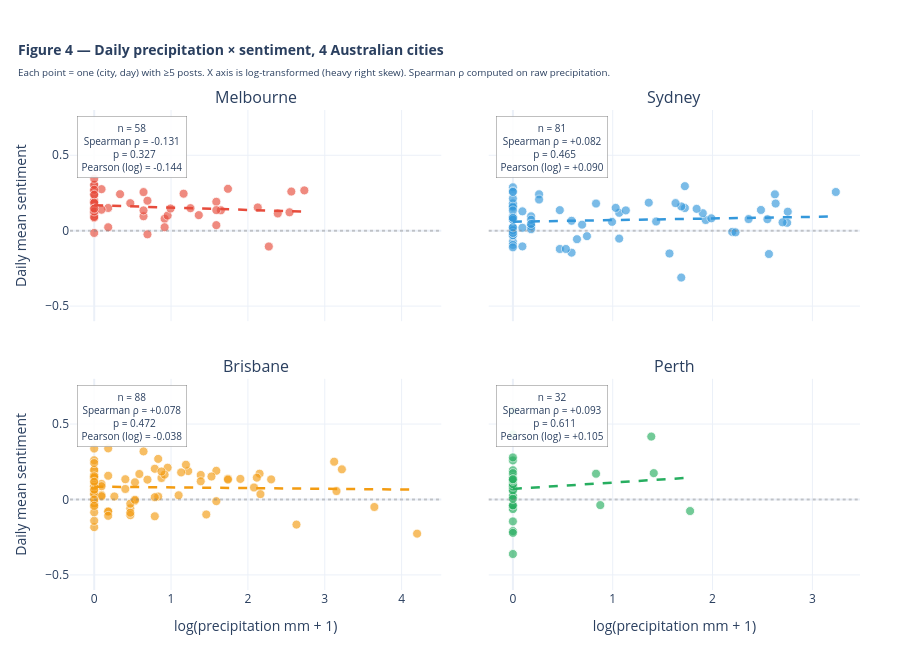

Here is the notebook cell this chart was saved with:
### Markdown cell above
## 1.5 Precipitation × Sentiment per city

We now examine the second weather variable: precipitation. Because 
daily precipitation is heavily right-skewed (most days = 0 mm, occasional 
large rain events), we apply a `log(1 + mm)` transformation for 
visualization. Spearman ρ is invariant to monotonic transformations, so 
correlation values are unchanged.

### Code cell
"""Figure 4 — Precipitation × sentiment, 4 cities."""

fig = make_subplots(
    rows=2, cols=2,
    subplot_titles=dl.CITIES,
    shared_yaxes=True,
    shared_xaxes=True,
    horizontal_spacing=0.06,
    vertical_spacing=0.12,
)

precip_stats = {}

for idx, city in enumerate(dl.CITIES):
    row = idx // 2 + 1
    col = idx % 2 + 1
    
    sub = city_joined[city_joined["city"] == city]
    
    if len(sub) < 3:
        precip_stats[city] = f"n={len(sub)} (insufficient)"
        continue
    
    x = sub["precip_log"].values
    y = sub["mean_sentiment"].values
    raw_precip = sub[PRECIP_FIELD].values
    color_hex = dl.COLORS[city]
    
    # Scatter (city color, opacity reflects raw precip magnitude)
    fig.add_trace(
        go.Scatter(
            x=x, y=y,
            mode="markers",
            marker=dict(
                color=color_hex,
                size=9, opacity=0.65,
                line=dict(color="white", width=0.8),
            ),
            name=city,
            showlegend=False,
            customdata=np.stack([
                sub["day"].dt.strftime("%Y-%m-%d"),
                raw_precip,
                sub["n_posts"],
            ], axis=-1),
            hovertemplate=(
                f"<b>{city}</b><br>"
                "%{customdata[0]}<br>"
                "Precip: %{customdata[1]:.1f} mm "
                "(log = %{x:.2f})<br>"
                "Sentiment: %{y:.3f}<br>"
                "Posts: %{customdata[2]}<extra></extra>"
            ),
        ),
        row=row, col=col,
    )
    
    # Linear fit (in log space)
    if len(x) >= 5:
        slope, intercept = np.polyfit(x, y, 1)
        x_line = np.linspace(x.min(), x.max(), 50)
        fig.add_trace(
            go.Scatter(
                x=x_line, y=slope * x_line + intercept,
                mode="lines",
                line=dict(color=color_hex, width=2.5, dash="dash"),
                showlegend=False,
                hoverinfo="skip",
            ),
            row=row, col=col,
        )
        
        # Spearman (on raw, log-invariant)
        rho, p_val = stats.spearmanr(raw_precip, y)
        pearson_r, _ = stats.pearsonr(x, y)  # log version
        annotation = (f"n = {len(sub)}<br>"
                      f"Spearman ρ = {rho:+.3f}<br>"
                      f"  p = {p_val:.3f}<br>"
                      f"Pearson (log) = {pearson_r:+.3f}")
        precip_stats[city] = annotation
        
        fig.add_annotation(
            text=annotation,
            xref=f"x{idx+1} domain" if idx > 0 else "x domain",
            yref=f"y{idx+1} domain" if idx > 0 else "y domain",
            x=0.02, y=0.97,
            xanchor="left", yanchor="top",
            showarrow=False,
            font=dict(size=10),
            bgcolor="rgba(255,255,255,0.9)",
            bordercolor="gray", borderwidth=0.5, borderpad=4,
            row=row, col=col,
        )

# Zero line + axes
for r_idx in range(1, 3):
    for c_idx in range(1, 3):
        fig.add_hline(y=0, line_dash="dot", line_color="gray", opacity=0.4,
                      row=r_idx, col=c_idx)
        fig.update_yaxes(range=[-0.6, 0.8], row=r_idx, col=c_idx)

fig.update_yaxes(title_text="Daily mean sentiment", row=1, col=1)
fig.update_yaxes(title_text="Daily mean sentiment", row=2, col=1)
fig.update_xaxes(title_text="log(precipitation mm + 1)", row=2, col=1)
fig.update_xaxes(title_text="log(precipitation mm + 1)", row=2, col=2)

fig.update_layout(
    title=dict(
        text="<b>Figure 4 — Daily precipitation × sentiment, 4 Australian cities</b><br>"
             "<sub>Each point = one (city, day) with ≥5 posts. "
             "X axis is log-transformed (heavy right skew). "
             "Spearman ρ computed on raw precipitation.</sub>",
        x=0.02, font=dict(size=14),
    ),
    template="plotly_white",
    height=650,
    margin=dict(t=110, b=60, l=70, r=40),
)
fig.show()
save_fig_plotly(fig, "rq1_fig4_precipitation_sentiment_per_city", width=1400, height=650)

# Summary
print("\n=== Spearman ρ per city: Precipitation × Sentiment ===")
for city in dl.CITIES:
    print(f"\n  {city}:")
    print(f"    {precip_stats.get(city, 'no data')}")

### Figure 1 — Plotly figure (JSON) as saved in the notebook; plotly's stock layout.template omitted (floating-point values rounded to 4 significant figures; data arrays with more than 128 entries replaced by an {"elided": "..."} marker saying what was removed)
{"data": [{"customdata": {"elided": "58x3 mixed values"}, "hovertemplate": "<b>Melbourne</b><br>%{customdata[0]}<br>Precip: %{customdata[1]:.1f} mm (log = %{x:.2f})<br>Sentiment: %{y:.3f}<br>Posts: %{customdata[2]}<extra></extra>", "marker": {"color": "#e74c3c", "line": {"color": "white", "width": 0.8}, "opacity": 0.65, "size": 9}, "mode": "markers", "name": "Melbourne", "showlegend": false, "type": "scatter", "x": [0, 0, 2.389, 0.9163, 0, 0.9555, 0, 0.1823, 0, 0, 1.589, 2.272, 2.542, 2.128, 2.565, 1.163, 0, 0, 0, 0, 0.9933, 0, 0, 2.734, 1.361, 0.9163, 1.253, 1.649, 0.47, 0.1823, 0.6419, 0, 0.6419, 1.589, 0.3365, 0.09531, 0, 0, 0, 0, 0, 0, 0, 0, 0, 0, 0, 0, 1.589, 1.74, 0.6931, 0.6931, 0.6419, 0, 0, 0, 0.09531, 0], "xaxis": "x", "y": [0.2435, 0.2687, 0.1143, 0.07897, 0.1445, 0.1001, -0.01502, 0.1505, 0.1317, 0.1007, 0.1916, -0.1049, 0.1219, 0.154, 0.2593, 0.2452, 0.2638, 0.09846, 0.304, 0.3033, 0.1471, 0.1877, 0.2012, 0.2671, 0.1031, 0.02288, 0.1495, 0.135, 0.1822, 0.02259, 0.2559, 0.1957, 0.09559, 0.1365, 0.242, 0.2753, 0.3443, 0.1536, 0.2412, 0.1412, 0.1117, 0.111, 0.1214, 0.2711, 0.1849, 0.2376, 0.08536, 0.1852, 0.03677, 0.2776, -0.02417, 0.1986, 0.1346, 0.09063, 0.1457, 0.128, 0.139, 0.1462], "yaxis": "y"}, {"hoverinfo": "skip", "line": {"color": "#e74c3c", "dash": "dash", "width": 2.5}, "mode": "lines", "showlegend": false, "type": "scatter", "x": [0, 0.0558, 0.1116, 0.1674, 0.2232, 0.279, 0.3348, 0.3906, 0.4464, 0.5022, 0.558, 0.6138, 0.6696, 0.7254, 0.7812, 0.8371, 0.8929, 0.9487, 1.004, 1.06, 1.116, 1.172, 1.228, 1.283, 1.339, 1.395, 1.451, 1.507, 1.562, 1.618, 1.674, 1.73, 1.786, 1.842, 1.897, 1.953, 2.009, 2.065, 2.121, 2.176, 2.232, 2.288, 2.344, 2.4, 2.455, 2.511, 2.567, 2.623, 2.679, 2.734], "xaxis": "x", "y": [0.1686, 0.1677, 0.1668, 0.166, 0.1651, 0.1643, 0.1634, 0.1625, 0.1617, 0.1608, 0.1599, 0.1591, 0.1582, 0.1574, 0.1565, 0.1556, 0.1548, 0.1539, 0.153, 0.1522, 0.1513, 0.1505, 0.1496, 0.1487, 0.1479, 0.147, 0.1461, 0.1453, 0.1444, 0.1436, 0.1427, 0.1418, 0.141, 0.1401, 0.1392, 0.1384, 0.1375, 0.1367, 0.1358, 0.1349, 0.1341, 0.1332, 0.1323, 0.1315, 0.1306, 0.1298, 0.1289, 0.128, 0.1272, 0.1263], "yaxis": "y"}, {"customdata": {"elided": "81x3 mixed values"}, "hovertemplate": "<b>Sydney</b><br>%{customdata[0]}<br>Precip: %{customdata[1]:.1f} mm (log = %{x:.2f})<br>Sentiment: %{y:.3f}<br>Posts: %{customdata[2]}<extra></extra>", "marker": {"color": "#3498db", "line": {"color": "white", "width": 0.8}, "opacity": 0.65, "size": 9}, "mode": "markers", "name": "Sydney", "showlegend": false, "type": "scatter", "x": [0.5878, 0.09531, 0.7419, 1.932, 0.47, 0, 0.47, 2.754, 2.625, 1.065, 0.9933, 1.686, 0.5306, 0.2624, 1.902, 0.1823, 2.197, 3.235, 2.361, 2.23, 0, 0.1823, 1.723, 0, 0, 0, 1.686, 2.747, 2.632, 1.629, 2.549, 0.1823, 1.435, 0.5878, 0.1823, 2.701, 2.565, 0, 0, 0.1823, 0, 0, 0, 0.6419, 1.988, 1.569, 1.065, 0, 0, 0, 0, 0.2624, 0, 0, 0, 0, 0, 1.361, 0, 0, 0, 1.723, 0.6931, 0, 0.1823, 0, 0, 0, 0, 0, 0.09531, 0, 0.09531, 0, 0, 0, 0.8329, 1.841, 2.485, 1.131, 1.03], "xaxis": "x2", "y": [-0.1457, -0.1042, -0.03624, 0.07062, 0.1363, 0.09527, -0.1213, 0.1259, 0.2409, 0.1186, 0.05858, -0.3107, -0.1211, 0.2413, 0.116, 0.03426, -0.007938, 0.2565, 0.07707, -0.0109, 0.2877, 0.09521, 0.1501, 0.07701, 0.2615, 0.01738, 0.1608, 0.05226, 0.1801, 0.1829, 0.0765, 0.03014, 0.06099, 0.06562, 0.07276, 0.05531, -0.1546, -0.02351, -0.07315, 0.009819, 0.1694, 0.02355, -0.02835, -0.05642, 0.08199, -0.1511, -0.05258, 0.01909, -0.03037, -0.0946, 0.1692, 0.2064, -0.01267, 0.09283, 0.09144, -0.0005583, 0.0052, 0.1857, 0.08135, 0.181, -0.01533, 0.2951, 0.03988, 0.08516, 0.04468, -0.1106, 0.1524, 0.2133, 0.02207, 0.2569, 0.128, 0.07223, 0.01922, 0.1598, 0.1341, 0.08525, 0.18, 0.1447, 0.1374, 0.1345, 0.1512], "yaxis": "y2"}, {"hoverinfo": "skip", "line": {"color": "#3498db", "dash": "dash", "width": 2.5}, "mode": "lines", "showlegend": false, "type": "scatter", "x": [0, 0.06602, 0.132, 0.198, 0.2641, 0.3301, 0.3961, 0.4621, 0.5281, 0.5941, 0.6602, 0.7262, 0.7922, 0.8582, 0.9242, 0.9902, 1.056, 1.122, 1.188, 1.254, 1.32, 1.386, 1.452, 1.518, 1.584, 1.65, 1.716, 1.782, 1.848, 1.914, 1.98, 2.046, 2.112, 2.179, 2.245, 2.311, 2.377, 2.443, 2.509, 2.575, 2.641, 2.707, 2.773, 2.839, 2.905, 2.971, 3.037, 3.103, 3.169, 3.235], "xaxis": "x2", "y": [0.0595, 0.06021, 0.06091, 0.06162, 0.06233, 0.06304, 0.06374, 0.06445, 0.06516, 0.06586, 0.06657, 0.06728, 0.06799, 0.06869, 0.0694, 0.07011, 0.07081, 0.07152, 0.07223, 0.07294, 0.07364, 0.07435, 0.07506, 0.07576, 0.07647, 0.07718, 0.07789, 0.07859, 0.0793, 0.08001, 0.08071, 0.08142, 0.08213, 0.08284, 0.08354, 0.08425, 0.08496, 0.08566, 0.08637, 0.08708, 0.08779, 0.08849, 0.0892, 0.08991, 0.09061, 0.09132, 0.09203, 0.09274, 0.09344, 0.09415], "yaxis": "y2"}, {"customdata": {"elided": "88x3 mixed values"}, "hovertemplate": "<b>Brisbane</b><br>%{customdata[0]}<br>Precip: %{customdata[1]:.1f} mm (log = %{x:.2f})<br>Sentiment: %{y:.3f}<br>Posts: %{customdata[2]}<extra></extra>", "marker": {"color": "#f39c12", "line": {"color": "white", "width": 0.8}, "opacity": 0.65, "size": 9}, "mode": "markers", "name": "Brisbane", "showlegend": false, "type": "scatter", "x": [0, 0, 0, 0, 0.1823, 0.1823, 2.632, 0.7885, 1.224, 3.122, 2.303, 3.223, 0.4055, 0.09531, 0, 0.09531, 0, 0.47, 0.7885, 1.099, 3.645, 1.386, 0.8329, 0.4055, 0, 0.5306, 2.152, 4.202, 3.153, 0.1823, 0, 0, 1.589, 0.09531, 0, 0.6419, 0, 0.9555, 2.163, 1.131, 1.902, 0.8755, 0.5306, 0.1823, 0, 0, 0, 1.589, 0.9163, 0.2624, 1.194, 0, 0.47, 0, 0, 0, 0, 0, 0, 0, 0, 0, 0, 0, 0, 0.09531, 0, 0, 0, 0.47, 0.47, 1.459, 1.74, 0.8329, 2.079, 0.7885, 0.5306, 1.526, 1.74, 0, 0, 0, 0.1823, 0.5878, 0.6931, 1.386, 2.116, 0.8755], "xaxis": "x3", "y": [0.103, -0.04696, -0.02798, 0.1399, 0.3387, -0.0792, -0.1666, -0.1114, 0.1883, 0.2505, 0.1332, 0.1996, 0.06979, 0.103, 0.3375, 0.02918, 0.05061, -0.05868, 0.2035, 0.0278, -0.04981, 0.1626, 0.269, 0.1343, 0.2601, -0.008786, 0.1711, -0.2264, 0.0559, -0.08005, -0.1835, 0.001388, -0.01102, 0.08789, 0.1391, 0.3188, -0.1412, 0.2107, 0.03558, 0.1794, 0.1363, 0.1424, 0.1137, -0.1084, 0.0851, 0.05047, 0.03185, 0.1901, 0.1648, 0.01988, 0.2304, 0.0346, -0.1039, 0.1596, 0.1935, -0.08525, 0.0687, 0.1644, 0.03734, 0.0872, 0.06492, 0.1956, 0.1393, 0.151, 0.1226, 0.02153, 0.1438, 0.1541, -0.00075, -0.08763, -0.0277, -0.09935, 0.1377, 0.01947, 0.07951, 0.01515, -0.0017, 0.1523, 0.1318, -0.04163, 0.2412, 0.1168, 0.1571, 0.169, 0.1315, 0.1206, 0.1447, 0.1855], "yaxis": "y3"}, {"hoverinfo": "skip", "line": {"color": "#f39c12", "dash": "dash", "width": 2.5}, "mode": "lines", "showlegend": false, "type": "scatter", "x": [0, 0.08575, 0.1715, 0.2572, 0.343, 0.4287, 0.5145, 0.6002, 0.686, 0.7717, 0.8575, 0.9432, 1.029, 1.115, 1.2, 1.286, 1.372, 1.458, 1.543, 1.629, 1.715, 1.801, 1.886, 1.972, 2.058, 2.144, 2.229, 2.315, 2.401, 2.487, 2.572, 2.658, 2.744, 2.83, 2.915, 3.001, 3.087, 3.173, 3.258, 3.344, 3.43, 3.516, 3.601, 3.687, 3.773, 3.859, 3.944, 4.03, 4.116, 4.202], "xaxis": "x3", "y": [0.08478, 0.08438, 0.08399, 0.08359, 0.08319, 0.08279, 0.08239, 0.08199, 0.08159, 0.0812, 0.0808, 0.0804, 0.08, 0.0796, 0.0792, 0.07881, 0.07841, 0.07801, 0.07761, 0.07721, 0.07681, 0.07642, 0.07602, 0.07562, 0.07522, 0.07482, 0.07442, 0.07403, 0.07363, 0.07323, 0.07283, 0.07243, 0.07203, 0.07164, 0.07124, 0.07084, 0.07044, 0.07004, 0.06964, 0.06924, 0.06885, 0.06845, 0.06805, 0.06765, 0.06725, 0.06685, 0.06646, 0.06606, 0.06566, 0.06526], "yaxis": "y3"}, {"customdata": [["2026-01-29", 0, 7], ["2026-02-08", 0, 6], ["2026-02-16", 0, 5], ["2026-02-18", 0, 5], ["2026-03-02", 0, 5], ["2026-03-04", 0, 8], ["2026-03-06", 0, 8], ["2026-03-09", 0, 5], ["2026-03-12", 0, 7], ["2026-03-15", 0, 6], ["2026-03-16", 0, 5], ["2026-03-17", 0, 9], ["2026-03-19", 0, 6], ["2026-03-29", 3, 5], ["2026-04-04", 0, 6], ["2026-04-07", 0, 5], ["2026-04-09", 0, 7], ["2026-04-18", 4.9, 6], ["2026-04-19", 0, 5], ["2026-04-24", 1.4, 5], ["2026-04-28", 0, 8], ["2026-04-29", 0, 5], ["2026-05-06", 0, 45], ["2026-05-07", 0, 8], ["2026-05-08", 0, 42], ["2026-05-09", 0, 99], ["2026-05-10", 0, 95], ["2026-05-11", 0, 183], ["2026-05-12", 0, 155], ["2026-05-13", 0, 126], ["2026-05-14", 3.1, 174], ["2026-05-15", 1.3, 145]], "hovertemplate": "<b>Perth</b><br>%{customdata[0]}<br>Precip: %{customdata[1]:.1f} mm (log = %{x:.2f})<br>Sentiment: %{y:.3f}<br>Posts: %{customdata[2]}<extra></extra>", "marker": {"color": "#27ae60", "line": {"color": "white", "width": 0.8}, "opacity": 0.65, "size": 9}, "mode": "markers", "name": "Perth", "showlegend": false, "type": "scatter", "x": [0, 0, 0, 0, 0, 0, 0, 0, 0, 0, 0, 0, 0, 1.386, 0, 0, 0, 1.775, 0, 0.8755, 0, 0, 0, 0, 0, 0, 0, 0, 0, 0, 1.411, 0.8329], "xaxis": "x4", "y": [-0.05179, -0.1453, -0.06372, -0.3615, 0.2589, 0.07955, 0.0138, 0.06364, -0.04084, -0.2095, 0.02432, -0.03877, 0.09598, 0.417, 0.4319, 0.0592, 0.0042, -0.07655, 0.5885, -0.03712, 0.08614, 0.1936, 0.1471, 0.1747, -0.2212, 0.2789, 0.1019, 0.1239, 0.1322, 0.1346, 0.1747, 0.1709], "yaxis": "y4"}, {"hoverinfo": "skip", "line": {"color": "#27ae60", "dash": "dash", "width": 2.5}, "mode": "lines", "showlegend": false, "type": "scatter", "x": [0, 0.03622, 0.07245, 0.1087, 0.1449, 0.1811, 0.2173, 0.2536, 0.2898, 0.326, 0.3622, 0.3985, 0.4347, 0.4709, 0.5071, 0.5434, 0.5796, 0.6158, 0.652, 0.6882, 0.7245, 0.7607, 0.7969, 0.8331, 0.8694, 0.9056, 0.9418, 0.978, 1.014, 1.05, 1.087, 1.123, 1.159, 1.195, 1.232, 1.268, 1.304, 1.34, 1.376, 1.413, 1.449, 1.485, 1.521, 1.558, 1.594, 1.63, 1.666, 1.703, 1.739, 1.775], "xaxis": "x4", "y": [0.07019, 0.07171, 0.07323, 0.07475, 0.07627, 0.07779, 0.07931, 0.08083, 0.08235, 0.08387, 0.08539, 0.08691, 0.08843, 0.08995, 0.09147, 0.09299, 0.09451, 0.09603, 0.09755, 0.09907, 0.1006, 0.1021, 0.1036, 0.1052, 0.1067, 0.1082, 0.1097, 0.1112, 0.1128, 0.1143, 0.1158, 0.1173, 0.1188, 0.1204, 0.1219, 0.1234, 0.1249, 0.1264, 0.128, 0.1295, 0.131, 0.1325, 0.134, 0.1356, 0.1371, 0.1386, 0.1401, 0.1416, 0.1432, 0.1447], "yaxis": "y4"}], "layout": {"annotations": [{"font": {"size": 16}, "showarrow": false, "text": "Melbourne", "x": 0.235, "xanchor": "center", "xref": "paper", "y": 1, "yanchor": "bottom", "yref": "paper"}, {"font": {"size": 16}, "showarrow": false, "text": "Sydney", "x": 0.765, "xanchor": "center", "xref": "paper", "y": 1, "yanchor": "bottom", "yref": "paper"}, {"font": {"size": 16}, "showarrow": false, "text": "Brisbane", "x": 0.235, "xanchor": "center", "xref": "paper", "y": 0.44, "yanchor": "bottom", "yref": "paper"}, {"font": {"size": 16}, "showarrow": false, "text": "Perth", "x": 0.765, "xanchor": "center", "xref": "paper", "y": 0.44, "yanchor": "bottom", "yref": "paper"}, {"bgcolor": "rgba(255,255,255,0.9)", "bordercolor": "gray", "borderpad": 4, "borderwidth": 0.5, "font": {"size": 10}, "showarrow": false, "text": "n = 58<br>Spearman ρ = -0.131<br>  p = 0.327<br>Pearson (log) = -0.144", "x": 0.02, "xanchor": "left", "xref": "x domain", "y": 0.97, "yanchor": "top", "yref": "y domain"}, {"bgcolor": "rgba(255,255,255,0.9)", "bordercolor": "gray", "borderpad": 4, "borderwidth": 0.5, "font": {"size": 10}, "showarrow": false, "text": "n = 81<br>Spearman ρ = +0.082<br>  p = 0.465<br>Pearson (log) = +0.090", "x": 0.02, "xanchor": "left", "xref": "x2 domain", "y": 0.97, "yanchor": "top", "yref": "y2 domain"}, {"bgcolor": "rgba(255,255,255,0.9)", "bordercolor": "gray", "borderpad": 4, "borderwidth": 0.5, "font": {"size": 10}, "showarrow": false, "text": "n = 88<br>Spearman ρ = +0.078<br>  p = 0.472<br>Pearson (log) = -0.038", "x": 0.02, "xanchor": "left", "xref": "x3 domain", "y": 0.97, "yanchor": "top", "yref": "y3 domain"}, {"bgcolor": "rgba(255,255,255,0.9)", "bordercolor": "gray", "borderpad": 4, "borderwidth": 0.5, "font": {"size": 10}, "showarrow": false, "text": "n = 32<br>Spearman ρ = +0.093<br>  p = 0.611<br>Pearson (log) = +0.105", "x": 0.02, "xanchor": "left", "xref": "x4 domain", "y": 0.97, "yanchor": "top", "yref": "y4 domain"}], "height": 650, "margin": {"b": 60, "l": 70, "r": 40, "t": 110}, "shapes": [{"line": {"color": "gray", "dash": "dot"}, "opacity": 0.4, "type": "line", "x0": 0, "x1": 1, "xref": "x domain", "y0": 0, "y1": 0, "yref": "y"}, {"line": {"color": "gray", "dash": "dot"}, "opacity": 0.4, "type": "line", "x0": 0, "x1": 1, "xref": "x2 domain", "y0": 0, "y1": 0, "yref": "y2"}, {"line": {"color": "gray", "dash": "dot"}, "opacity": 0.4, "type": "line", "x0": 0, "x1": 1, "xref": "x3 domain", "y0": 0, "y1": 0, "yref": "y3"}, {"line": {"color": "gray", "dash": "dot"}, "opacity": 0.4, "type": "line", "x0": 0, "x1": 1, "xref": "x4 domain", "y0": 0, "y1": 0, "yref": "y4"}], "title": {"font": {"size": 14}, "text": "<b>Figure 4 — Daily precipitation × sentiment, 4 Australian cities</b><br><sub>Each point = one (city, day) with ≥5 posts. X axis is log-transformed (heavy right skew). Spearman ρ computed on raw precipitation.</sub>", "x": 0.02}, "xaxis": {"anchor": "y", "domain": [0, 0.47], "matches": "x3", "showticklabels": false}, "xaxis2": {"anchor": "y2", "domain": [0.53, 1], "matches": "x4", "showticklabels": false}, "xaxis3": {"anchor": "y3", "domain": [0, 0.47], "title": {"text": "log(precipitation mm + 1)"}}, "xaxis4": {"anchor": "y4", "domain": [0.53, 1], "title": {"text": "log(precipitation mm + 1)"}}, "yaxis": {"anchor": "x", "domain": [0.56, 1], "range": [-0.6, 0.8], "title": {"text": "Daily mean sentiment"}}, "yaxis2": {"anchor": "x2", "domain": [0.56, 1], "matches": "y", "range": [-0.6, 0.8], "showticklabels": false}, "yaxis3": {"anchor": "x3", "domain": [0, 0.44], "range": [-0.6, 0.8], "title": {"text": "Daily mean sentiment"}}, "yaxis4": {"anchor": "x4", "domain": [0, 0.44], "matches": "y3", "range": [-0.6, 0.8], "showticklabels": false}}}
